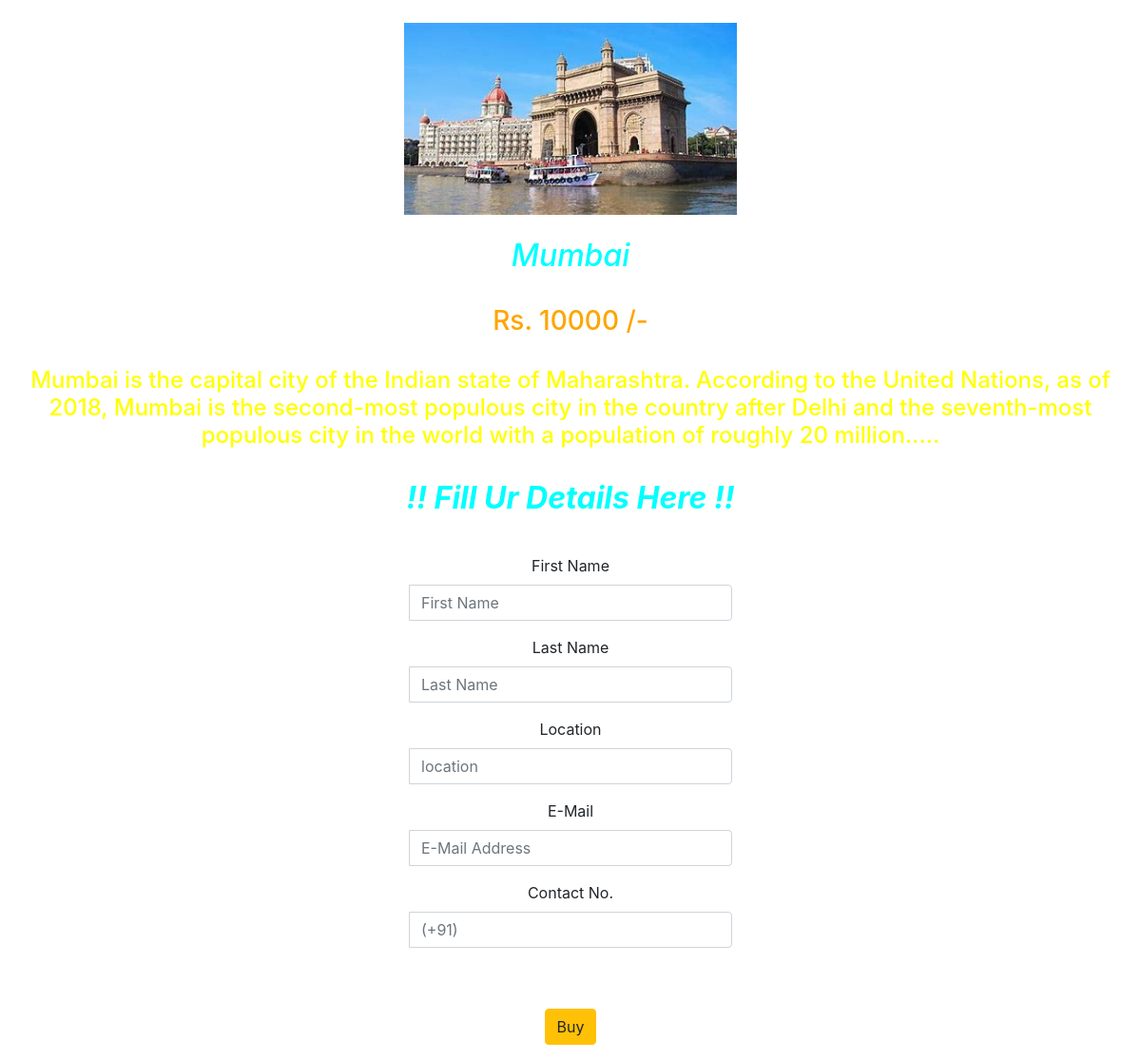
The page /mumbai/1 on the database its author committed.
### newapp/models.py (models this page shows)
class Destination(models.Model):
    name=models.CharField(max_length=100)
    img=models.ImageField(upload_to='pics')
    desc=models.TextField()
    price=models.IntegerField()
    offer=models.BooleanField(default=False)

### newapp/views.py (the view)
# urls.py: path('mumbai/<int:id>',views.news,name='mumbai'),
def news(request,id):
    data=Destination.objects.get(id=id)
    return render(request,'mumbai.html',{"data":data})

### newapp/templates/mumbai.html (shortened to what this page needs)
<!doctype html>
<html lang="en" xmlns="http://www.w3.org/1999/html" xmlns="http://www.w3.org/1999/html"
      xmlns="http://www.w3.org/1999/html" xmlns="http://www.w3.org/1999/html">
  <head>
    <link rel="stylesheet" href="https://maxcdn.bootstrapcdn.com/bootstrap/4.0.0/css/bootstrap.min.css">
  </head>
  <body>
  <center>
    <br>
    <img src="{{data.img.url}}" class="img-fluid" alt="Responsive image" width="350" border="3px solid"><br><br>
  <div><h2>{{data.name}}</h2></div><br>
  <div><h3> Rs. {{data.price}} /-</h3></div><br>
    <div><h4>{{data.desc}}</h4></div><br>
    <div class="container">
    <form class="well form-horizontal" action="/" method="post"  id="contact_form">
<fieldset>
<legend><center><h2><b>!! Fill Ur Details Here !!</b></h2></center></legend><br>
<div class="form-group">
  <label class="col-md-4 control-label">First Name</label>
  <div class="col-md-4 inputGroupContainer">
  <div class="input-group">
  <input  name="firstname" placeholder="First Name" class="form-control"  type="text">
    </div>
  </div>
</div>
<div class="form-group">
  <label class="col-md-4 control-label" >Last Name</label>
    <div class="col-md-4 inputGroupContainer">
    <div class="input-group">
  <input name="lastname" placeholder="Last Name" class="form-control"  type="text">
    </div>
  </div>
</div>
<div class="form-group">
  <label class="col-md-4 control-label" >Location</label>
    <div class="col-md-4 inputGroupContainer">
    <div class="input-group">
  <input name="address" placeholder="location" class="form-control"  type="text">
    </div>
  </div>
</div>
       <div class="form-group">
  <label class="col-md-4 control-label">E-Mail</label>
    <div class="col-md-4 inputGroupContainer">
    <div class="input-group">
  <input name="email" placeholder="E-Mail Address" class="form-control"  type="text">
    </div>
  </div>
</div>
<div class="form-group">
  <label class="col-md-4 control-label">Contact No.</label>
    <div class="col-md-4 inputGroupContainer">
    <div class="input-group">
  <input name="contact" placeholder="(+91)" class="form-control" type="text">
    </div>
  </div>
</div>
<div class="form-group">
  <label class="col-md-4 control-label"></label>
  <div class="col-md-4"><br><button type="submit" class="btn btn-warning" >Buy</button>
  </div>
</div>
</fieldset>
</form>
</div>
  </center>
  </body>
</html>

### newapp/templates/mumbai.html (style rules this page uses)
body { background-image:url('https://www.pixelstalk.net/wp-content/uploads/2016/08/HD-World-Travel-Desktop-Background.jpg'); }
h2 { color:cyan; font-style: italic; }
h3 { color:orange; }
h4 { color:yellow; }

### rows shown on the page
Destination: img (picture), name "Mumbai", price "10000", desc "Mumbai is the capital city of the Indian state of Maharashtra. According to the United Nations, as of 2018, Mumbai is the second-most populous city in the country after Delhi and the seventh-most populous city in the world with a population of roughly 20 million....."
